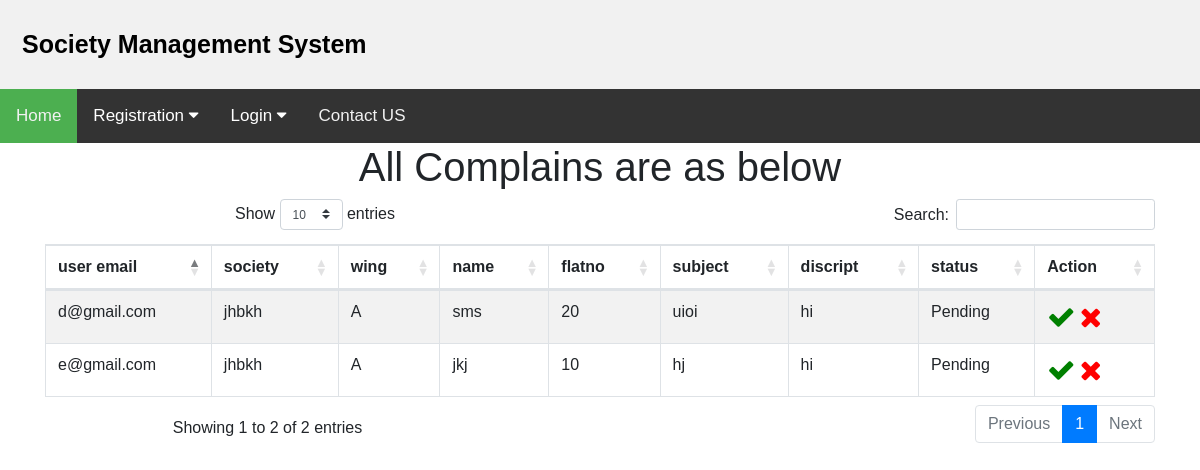
The page /secretory/ucomplain.php on the database its author committed.
### tables this page shows
CREATE TABLE `ucomplain` (
  `uemail` varchar(50) NOT NULL,
  `society` varchar(30) NOT NULL,
  `wing` varchar(10) NOT NULL,
  `name` varchar(50) NOT NULL,
  `flatno` int(10) NOT NULL,
  `subject` varchar(50) NOT NULL,
  `discript` varchar(150) NOT NULL,
  `status` int(4) NOT NULL
);

### secretory/ucomplain.php (the view, shortened to what this page needs)
<html>
<head>
<link rel="stylesheet" href="https://cdnjs.cloudflare.com/ajax/libs/font-awesome/4.7.0/css/font-awesome.min.css">
<link rel="stylesheet" href="https://cdnjs.cloudflare.com/ajax/libs/twitter-bootstrap/4.1.3/css/bootstrap.css">
<link rel="stylesheet" href="https://cdn.datatables.net/1.10.20/css/dataTables.bootstrap4.min.css">
<link rel="stylesheet" href="https://cdn.datatables.net/responsive/2.2.3/css/responsive.bootstrap4.min.css">
</head>
<body>
<?php
include "../include/header.php";
include "../include/menu.php";
?>
<div class="container">
<center>
<h1>All Complains are as below</h1>
<table id="example" class="table table-striped table-bordered dt-responsive nowrap" style="width:100%">
<thead>
<th>user email</th>
<th>society</th>
<th>wing</th>
<th>name</th>
<th>flatno</th>
<th>subject</th>
<th>discript</th>
<th>status</th>
<th>Action</th>
</thead>
<tbody>
<tr>
<?php
include "../connection.php";
$cmd="select * from ucomplain";
$result=mysqli_query($con,$cmd) or die(mysqli_error($con));
while($row=mysqli_fetch_array($result))
{
	$uemail=$row['uemail'];
	$society=$row['society'];
	$wing=$row['wing'];
	$name=$row['name'];
	$flatno=$row['flatno'];
	$subject=$row['subject'];
	$discript=$row['discript'];
	$status=$row['status'];
?>
<td><?php echo $uemail; ?></td>
<td><?php echo $society; ?></td>
<td><?php echo $wing; ?></td>
<td><?php echo $name; ?></td>
<td><?php echo $flatno; ?></td>
<td><?php echo $subject; ?></td>
<td><?php echo $discript; ?></td>
<?php
if($status==0)
{?>
	<td>Pending</td>
	<td><a href=approve.php?uemail=<?php echo $uemail;?> title="In process"><i class="fa fa-check" style="font-size:28px;color:green"></i></a>
	<a href=reject.php?uemail=<?php echo $uemail;?>><i class="fa fa-close" style="font-size:28px;color:red"></i></a></td>
<?php
}
elseif($status==1)
{
	?>
	<td>In process</td>
	<td><a href=reject.php?email=<?php echo $email?>>Solved</a></td>
	<?php
}
else
{
	?>
	<td>Solved</td>
	<td><a href=approve.php?email=<?php echo $email?>>In process</a></td>
	<?php
}
?>
</tr>
<?php } ?>
</tbody>
</table>
</center>
</div>
</body>
</html>

### include/header.php (style rules this page uses)
* { box-sizing: border-box; }
body { margin: 0; font-family: Arial, Helvetica, sans-serif; }

### include/menu.php (style rules this page uses)
body { margin:0;font-family:Arial }

### rows shown on the page
ucomplain: uemail "d@gmail.com", society "jhbkh", wing "A", name "sms", flatno "20", subject "uioi", discript "hi"
ucomplain: uemail "e@gmail.com", society "jhbkh", wing "A", name "jkj", flatno "10", subject "hj", discript "hi"
